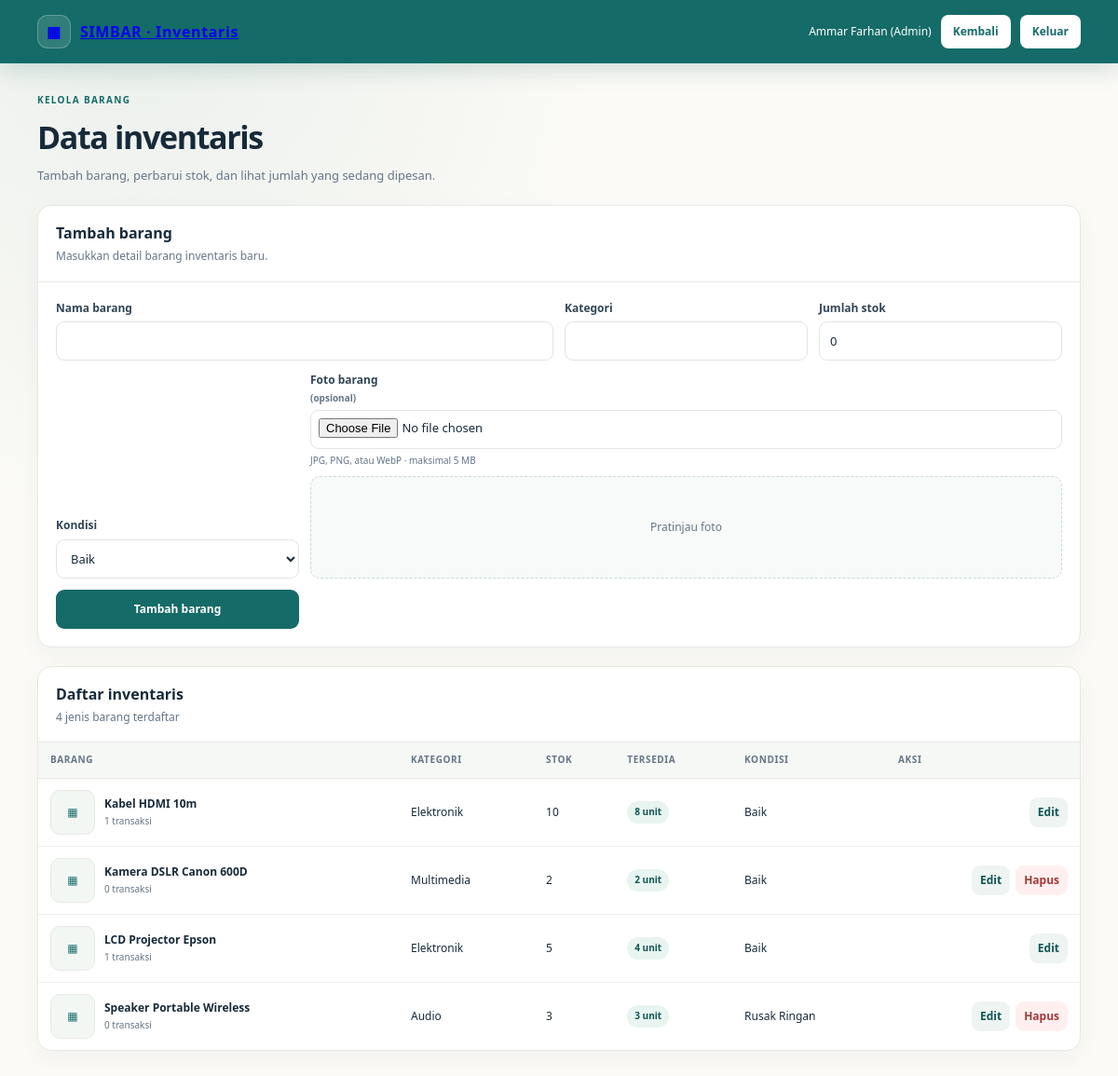
/admin/barang.php (signed in), run on the app's committed database.
### tables this page shows
CREATE TABLE `barang` (
  `id` int(11) NOT NULL,
  `nama_barang` varchar(100) NOT NULL,
  `kategori` varchar(50) NOT NULL,
  `foto` varchar(255) DEFAULT NULL,
  `stok` int(11) NOT NULL DEFAULT 0,
  `kondisi` enum('Baik','Rusak Ringan') NOT NULL DEFAULT 'Baik',
  `created_at` timestamp NOT NULL DEFAULT current_timestamp()
);

### admin/barang.php (the view, shortened to what this page needs)
<?php
require_once '../config/koneksi.php';
function h($value): string
{
    return htmlspecialchars((string)$value, ENT_QUOTES, 'UTF-8');
}
$barang_list = [];
$error_message = null;
try {
    $stmt = $pdo->query(
        "SELECT b.id, b.nama_barang, b.kategori, b.stok, b.kondisi, b.foto,
                COALESCE(SUM(
                    CASE WHEN p.status IN ('Pending', 'Disetujui')
                    THEN p.jumlah_pinjam ELSE 0 END
                ), 0) AS stok_dipesan,
                COUNT(p.id) AS jumlah_transaksi
         FROM barang b
         LEFT JOIN peminjaman p ON p.barang_id = b.id
         GROUP BY b.id, b.nama_barang, b.kategori, b.stok, b.kondisi, b.foto
         ORDER BY b.nama_barang ASC"
    );
    $barang_list = $stmt->fetchAll(PDO::FETCH_ASSOC);
} catch (PDOException $e) {
    error_log('SIMBAR inventory list query failed: ' . $e->getMessage());
    $error_message = 'Daftar barang belum dapat dimuat. Silakan muat ulang halaman.';
}
$dashboard_url = $_SESSION['role'] === 'admin' ? 'index.php' : '../petugas/index.php';
?>
<!DOCTYPE html>
<html lang="id">
<head>
</head>
<body>
    <header class="topbar">
        <div class="topbar-inner container">
            <a class="brand" href="<?= h($dashboard_url) ?>"><span class="brand-mark">▦</span>SIMBAR · Inventaris</a>
            <div class="top-actions">
                <span><?= h($_SESSION['nama'] ?? 'Pengguna') ?></span>
                <a href="<?= h($dashboard_url) ?>">Kembali</a>
                <a href="../logout.php">Keluar</a>
            </div>
        </div>
    </header>
    <main class="container">
        <div class="heading">
            <div>
                <p class="eyebrow">Kelola barang</p>
                <h1>Data inventaris</h1>
                <p class="muted">Tambah barang, perbarui stok, dan lihat jumlah yang sedang dipesan.</p>
            </div>
        </div>
        <section class="panel" aria-labelledby="create-title">
            <div class="panel-heading"><h2 id="create-title">Tambah barang</h2><p>Masukkan detail barang inventaris baru.</p></div>
            <div class="panel-body">
                <form action="barang_aksi.php" method="post" enctype="multipart/form-data" class="form-grid" id="createForm">
                    <div class="name-field"><label for="nama_barang">Nama barang</label><input id="nama_barang" name="nama_barang" maxlength="100" required></div>
                    <div><label for="kategori">Kategori</label><input id="kategori" name="kategori" maxlength="50" required></div>
                    <div><label for="stok">Jumlah stok</label><input id="stok" name="stok" type="number" min="0" step="1" value="0" required></div>
                    <div><label for="kondisi">Kondisi</label><select id="kondisi" name="kondisi" required><option>Baik</option><option>Rusak Ringan</option></select></div>
                    <div class="photo-field">
                        <label for="createPhoto">Foto barang <span class="subtext">(opsional)</span></label>
                        <input id="createPhoto" name="foto" type="file" accept="image/jpeg,image/png,image/webp">
                        <span class="file-hint">JPG, PNG, atau WebP · maksimal 5 MB</span>
                        <div class="photo-preview" id="createPhotoPreview" aria-live="polite">Pratinjau foto</div>
                    </div>
                    <button type="submit">Tambah barang</button>
                </form>
            </div>
        </section>
        <section class="panel table-panel" aria-labelledby="inventory-title">
            <div class="panel-heading"><h2 id="inventory-title">Daftar inventaris</h2><p><?= count($barang_list) ?> jenis barang terdaftar</p></div>
            <?php if ($error_message): ?>
                <div class="empty"><?= h($error_message) ?></div>
            <?php elseif (!$barang_list): ?>
                <div class="empty">Belum ada data barang. Tambahkan barang melalui formulir di atas.</div>
            <?php else: ?>
                <div class="table-scroll">
                    <table>
                        <thead><tr><th>Barang</th><th>Kategori</th><th>Stok</th><th>Tersedia</th><th>Kondisi</th><th>Aksi</th></tr></thead>
                        <tbody>
                            <?php foreach ($barang_list as $barang): ?>
                                <?php $tersedia = max(0, (int)$barang['stok'] - (int)$barang['stok_dipesan']); ?>
                                <tr>
                                    <td data-label="Barang">
                                        <div class="item-cell">
                                            <span class="item-photo">
                                                <?php if (!empty($barang['foto'])): ?>
                                                    <img src="../uploads/barang/<?= h($barang['foto']) ?>" alt="" loading="lazy">
                                                <?php else: ?>
                                                    <span aria-hidden="true">▦</span>
                                                <?php endif; ?>
                                            </span>
                                            <span><span class="item-name"><?= h($barang['nama_barang']) ?></span><span class="subtext"><?= (int)$barang['jumlah_transaksi'] ?> transaksi</span></span>
                                        </div>
                                    </td>
                                    <td data-label="Kategori"><?= h($barang['kategori']) ?></td>
                                    <td data-label="Stok"><?= (int)$barang['stok'] ?></td>
                                    <td data-label="Tersedia"><span class="stock-pill<?= $tersedia === 0 ? ' empty' : '' ?>"><?= $tersedia ?> unit</span></td>
                                    <td data-label="Kondisi"><?= h($barang['kondisi']) ?></td>
                                    <td data-label="Aksi">
                                        <div class="actions">
                                            <button type="button" class="edit-button"
                                                data-id="<?= (int)$barang['id'] ?>"
                                                data-name="<?= h($barang['nama_barang']) ?>"
                                                data-category="<?= h($barang['kategori']) ?>"
                                                data-stock="<?= (int)$barang['stok'] ?>"
                                                data-condition="<?= h($barang['kondisi']) ?>"
                                                data-photo="<?= h($barang['foto'] ?? '') ?>"
                                                data-reserved="<?= (int)$barang['stok_dipesan'] ?>">Edit</button>
                                            <?php if ((int)$barang['jumlah_transaksi'] === 0): ?>
                                                <form method="post" action="barang_aksi.php" onsubmit="return confirm('Hapus barang ini?');">
                                                    <button class="delete" type="submit">Hapus</button>
                                                </form>
                                            <?php endif; ?>
                                        </div>
                                    </td>
                                </tr>
                            <?php endforeach; ?>
                        </tbody>
                    </table>
                </div>
            <?php endif; ?>
        </section>
    </main>
</body>
</html>

### data on the page
barang: nama_barang "Kabel HDMI 10m", jumlah_transaksi "1", kategori "Elektronik", stok "10", tersedia "8", kondisi "Baik"
barang: nama_barang "Kamera DSLR Canon 600D", jumlah_transaksi "0", kategori "Multimedia", stok "2", kondisi "Baik"
barang: nama_barang "LCD Projector Epson", jumlah_transaksi "1", kategori "Elektronik", stok "5", tersedia "4", kondisi "Baik"
barang: nama_barang "Speaker Portable Wireless", jumlah_transaksi "0", kategori "Audio", stok "3", kondisi "Rusak Ringan"

### other printed values
$_SESSION['nama'] "Ammar Farhan (Admin)"
count($barang_list) "4"
